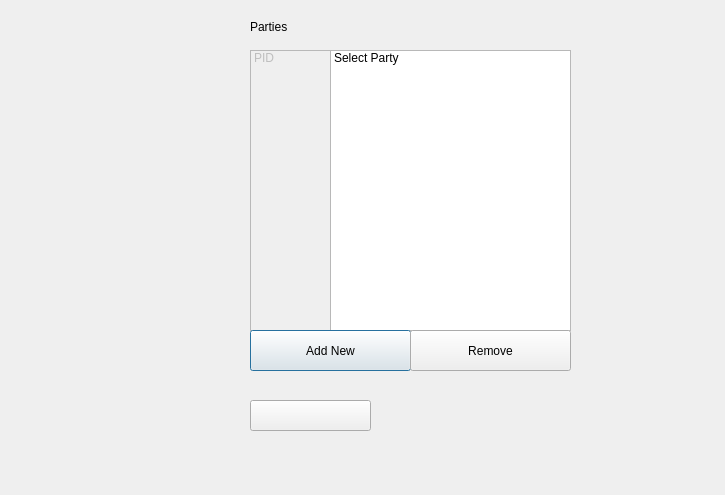
<?xml version="1.0" encoding="UTF-8"?>
<ui version="4.0">
 <class>manage_parties</class>
 <widget class="QDialog" name="manage_parties">
  <property name="geometry">
   <rect>
    <x>0</x>
    <y>0</y>
    <width>725</width>
    <height>495</height>
   </rect>
  </property>
  <property name="windowTitle">
   <string>Dialog</string>
  </property>
  <widget class="QLabel" name="label">
   <property name="geometry">
    <rect>
     <x>250</x>
     <y>20</y>
     <width>59</width>
     <height>14</height>
    </rect>
   </property>
   <property name="text">
    <string>Parties</string>
   </property>
  </widget>
  <widget class="QListWidget" name="pid">
   <property name="enabled">
    <bool>false</bool>
   </property>
   <property name="geometry">
    <rect>
     <x>250</x>
     <y>50</y>
     <width>81</width>
     <height>281</height>
    </rect>
   </property>
   <item>
    <property name="text">
     <string>PID</string>
    </property>
   </item>
  </widget>
  <widget class="QListWidget" name="party_list">
   <property name="geometry">
    <rect>
     <x>330</x>
     <y>50</y>
     <width>241</width>
     <height>281</height>
    </rect>
   </property>
   <property name="selectionBehavior">
    <enum>QAbstractItemView::SelectRows</enum>
   </property>
   <property name="selectionRectVisible">
    <bool>true</bool>
   </property>
   <item>
    <property name="text">
     <string>Select Party</string>
    </property>
   </item>
  </widget>
  <widget class="QPushButton" name="insert_party">
   <property name="geometry">
    <rect>
     <x>250</x>
     <y>330</y>
     <width>161</width>
     <height>41</height>
    </rect>
   </property>
   <property name="text">
    <string>Add New</string>
   </property>
  </widget>
  <widget class="QPushButton" name="delete_party">
   <property name="geometry">
    <rect>
     <x>410</x>
     <y>330</y>
     <width>161</width>
     <height>41</height>
    </rect>
   </property>
   <property name="text">
    <string>Remove</string>
   </property>
  </widget>
  <widget class="QPushButton" name="back">
   <property name="geometry">
    <rect>
     <x>250</x>
     <y>400</y>
     <width>121</width>
     <height>31</height>
    </rect>
   </property>
   <property name="text">
    <string/>
   </property>
   <property name="icon">
    <iconset resource="src/files.qrc">
     <normaloff>:/back-button.png</normaloff>:/back-button.png</iconset>
   </property>
   <property name="iconSize">
    <size>
     <width>120</width>
     <height>150</height>
    </size>
   </property>
  </widget>
 </widget>
 <resources>
  <include location="src/files.qrc"/>
 </resources>
 <connections/>
</ui>
